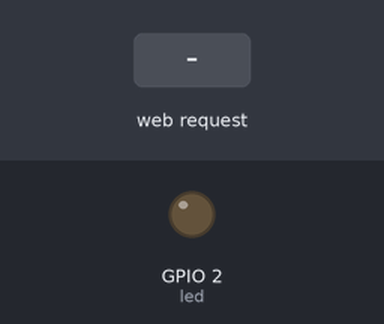
A sketch run on a simulated ESP32. On the bench: output pins drawn as LEDs (lit = HIGH). The test bench sets the inputs (shaded band). WiFi joins after 1.5 s; servers stay silent unless stated; what the sketch prints to the serial monitor is not drawn.

Above: at 2.7 s.
2.8 s: HTTP request GET /led received
At 3.4 s:
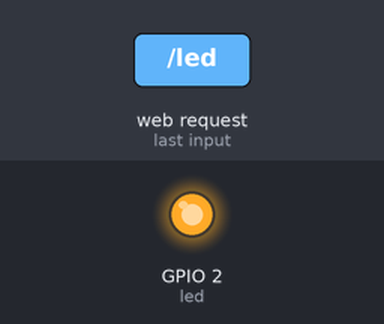
Timing chart, 0 to 5.8 s (numbered marks = the images above; inputs shaded):
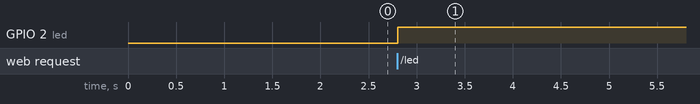

Measured:
- after the input at 2.8 s, GPIO 2 (led): LOW → HIGH at once

The sketch:

WIFI.ino
```cpp
/*
 WiFi Web Server LED Blink

 A simple web server that lets you blink an LED via the web.
 This sketch will print the IP address of your WiFi Shield (once connected)
 to the Serial monitor. From there, you can open that address in a web browser
 to turn on and off the LED on pin led.

 If the IP address of your shield is yourAddress:
 http://yourAddress/H turns the LED on
 http://yourAddress/L turns it off

 This example is written for a network using WPA encryption. For
 WEP or WPA, change the Wifi.begin() call accordingly.

 Circuit:
 * WiFi shield attached
 * LED attached to pin led

 created for arduino 2led Nov 2012
 by Tom Igoe

ported for sparkfun esp32
31.01.2017 by Jan Hendrik Berlin

 */

#include <WiFi.h>

int led = 2;
int pagina = 0;
bool flag = true;
const char* ssid     = "Jhonathan Alves";
const char* password = "JaC58246";


WiFiServer server(80);

void setup()
{
    Serial.begin(9600);
    pinMode(led, OUTPUT);      // set the LED pin mode

    delay(10);

    // We start by connecting to a WiFi network

    Serial.println();
    Serial.println();
    Serial.print("Connecting to ");
    Serial.println(ssid);

    WiFi.begin(ssid, password);

    while (WiFi.status() != WL_CONNECTED) {
        delay(100);
        Serial.print(".");
    }

    Serial.println("");
    Serial.println("WiFi connected.");
    Serial.println("IP address: ");
    Serial.println(WiFi.localIP());

    server.begin();

}

int value = 0;


void paginamain(WiFiClient client)
{
client.println("<!DOCTYPE html>");
client.println("<html >");
client.println("<head>");
client.println("  <meta charset='UTF-8'>");
client.println("  <title>Button hover effects with box-shadow</title>");
client.println("  <link href='https://fonts.googleapis.com/css?family=Fira+Sans:300' rel='stylesheet'>");
client.println("  <link rel='stylesheet' href='https://cdnjs.cloudflare.com/ajax/libs/normalize/5.0.0/normalize.min.css'>");
client.println("      <link rel='stylesheet' href='https://cdn.rawgit.com/Jhonathanalvesbr/URI/master/style.css'>");
client.println("</head>");
client.println("<body>");
client.println("  <div class='buttons'>");
client.println("  <h1><code>I</code>o</h1><code>T</code>");
client.println("  <a href='/paginaled'><button class='fill'>Leds</button></a>");
client.println("  <button class='pulse'>Pulse</button>");
client.println("  <button class='close'>Close</button>");
client.println("  <button class='raise'>Raise</button>");
client.println("  <button class='up'>Fill Up</button>");
client.println("  <button class='slide'>Slide</button>");
client.println("  <button class='offset'>Offset</button>");
client.println("</div>");
client.println("");
client.println("");
client.println("</body>");
client.println("</html>");

}

void paginaled(WiFiClient client)
{
  client.println("<html>");
  client.println("<!DOCTYPE html>");
  client.println("<head>");
  client.println("  <meta charset='utf-8' />");
  client.println(" <title>CSS3 Buttons</title>");
  client.println("    <META NAME='ROBOTS' CONTENT='NOINDEX, NOFOLLOW'>");
  client.println(" <link rel='stylesheet' href='https://assets.hongkiat.com/uploads/css3-on-off-button/demo/style2.css'>");
  client.println(" <script type='text/javascript' src='https://assets.hongkiat.com/uploads/css3-on-off-button/demo/js/jquery-1.7.2.min.js'></script>");
  client.println(" <script type='text/javascript'>");
  client.println("   $(document).ready(function(){");
  if(flag == true)
  {
    client.println("     $('#button').on('click', function(){");
    client.println("       $(this).toggleClass('on');");
    client.println("     });");
  }
  else
  {
    client.println("       $('#button').toggleClass('on');");
  }
  client.println("   });");
  client.println(" </script>");
  client.println("</head>");
  client.println("<body>");
  if(flag == true)
  {
    client.print("<center><h1><FONT COLOR='#FF0000'>Desligado</h1></FONT></center>");
  }
  else
  {
    client.print("<center><h1><FONT COLOR='#FF0000'>Ligado</h1></FONT></center>");
  }
  client.println(" <section>");
  client.println("   <a href='led' id='button'>&#xF011;</a>");
  client.println("   <span></span>");
  client.println(" </section>");
  client.println(" <div align='right'><br /><br /><br />");
  client.println("<h2><FONT COLOR='#1E90FF'>Voltar <a href='back'></a></h2><br>");
  client.println(" </div>");
  client.println("</body>");
  client.println("</html>");
}


void loop(){
 WiFiClient client = server.available();   // listen for incoming clients

  if (client) {                             // if you get a client,
    //Serial.println("New Client.");           // print a message out the serial port
    String currentLine = "";                // make a String to hold incoming data from the client
    while (client.connected()) {            // loop while the client's connected
      if (client.available()) {             // if there's bytes to read from the client,
        char c = client.read();             // read a byte, then
        //Serial.write(c);                    // print it out the serial monitor
        if (c == '\n') {                    // if the byte is a newline character

          // if the current line is blank, you got two newline characters in a row.
          // that's the end of the client HTTP request, so send a response:
          if (currentLine.length() == 0) {
            // HTTP headers always start with a response code (e.g. HTTP/1.1 200 OK)
            // and a content-type so the client knows what's coming, then a blank line:

          if(pagina == 0)
          {
            paginamain(client);
          }
          else
          {
            paginaled(client);
          }


            break;
          } else {    // if you got a newline, then clear currentLine:
            currentLine = "";
          }
        } else if (c != '\r') {  // if you got anything else but a carriage return character,
          currentLine += c;      // add it to the end of the currentLine
        }

        // Check to see if the client request was "GET /H" or "GET /L":
        if (currentLine.endsWith("GET /led")) {
          if(flag == true)
          {
            digitalWrite(led, HIGH);
            flag = false;
          }
          else
          {
            digitalWrite(led, LOW);
            flag = true;
          }
        }
        else if (currentLine.endsWith("GET /paginaled"))
        {
          pagina = 1;
        }
        else if (currentLine.endsWith("GET /back"))
        {
          pagina = 0;
        }
      }
    }
    // close the connection:
    client.stop();
    //Serial.println("Client Disconnected.");
  }
}
```
